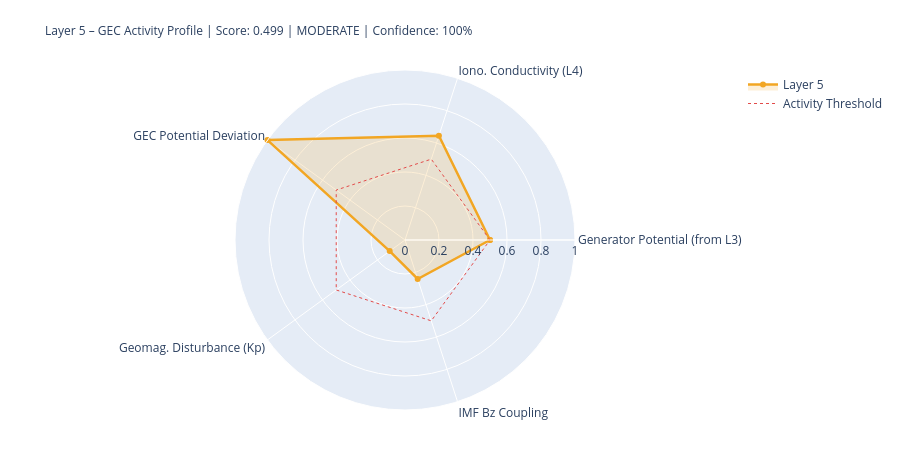

Source (notebook cell):
### Markdown cell above
---
## 5. State Assessment & Handoff to Layer 6

### Code cell
# ============================================================
# LAYER-5-SCORE
# ============================================================

# Components
# 1) Generator activity (Layer-3-driven)
gen_score = norm(generator_strength, 0.3, 2.0)
gen_src   = 'from_layer3' if l3_thunder_score is not None else 'estimated'

# 2) Ionospheric conductivity (Layer-4-driven)
iono_score = norm(iono_cond_factor, 0.7, 1.4)
iono_src   = 'from_layer4' if l4_ioniz is not None else 'estimated'

# 3) GEC potential deviation from reference
pot_score = norm(abs(delta_V_pct), 0, 30)  # 0 = at reference, 1 = 30% deviation
pot_src   = 'derived'

# 4) Geomagnetic disturbance (Kp) – modulates vertical currents
kp_score = norm(kp_val, 0, 9)
kp_src   = 'primary' if kp_now is not None else 'from_layer4'

# 5) IMF Bz coupling (southward = stronger M-I coupling → GEC influence)
bz_score = norm(-(bz_now or 0), -5, 30) if bz_now is not None else None
bz_src   = 'primary' if bz_now is not None else 'missing'

COMPONENTS = {
    'Generator Potential (from L3)':  {'score': gen_score,   'source': 'derived_from_layer3', 'dynamic': True},
    'Iono. Conductivity (L4)':      {'score': iono_score,  'source': iono_src, 'dynamic': True},
    'GEC Potential Deviation':      {'score': pot_score,   'source': pot_src,  'dynamic': True},
    'Geomag. Disturbance (Kp)':         {'score': kp_score,    'source': kp_src,   'dynamic': True},
    'IMF Bz Coupling':               {'score': bz_score,    'source': bz_src,   'dynamic': True},
}

available   = {k: v['score'] for k, v in COMPONENTS.items() if v['score'] is not None}
unavailable = [k for k, v in COMPONENTS.items() if v['score'] is None]
layer5_score = round(sum(available.values()) / len(available), 4) if available else None
confidence   = round(len(available) / len(COMPONENTS), 2)
level = ('unknown' if layer5_score is None
         else 'quiet'   if layer5_score < 0.3
         else 'moderate' if layer5_score < 0.6
         else 'active')
dominant_l5 = max(available, key=available.get) if available else 'none'

# Kp consistency: separate 1-min raw value from score value
kp_1m_raw   = kp_now          # directly from API (can be 0.0 during live measurement)
kp_for_score = kp_val          # from Layer-0 context or estimated value if needed
kp_score_src = kp_src

W = 68
print('=' * W)
print('LAYER 5 – GLOBAL ELECTRIC CIRCUIT – STATE ASSESSMENT')
print('=' * W)
for name, comp in COMPONENTS.items():
    s = comp['score']
    if s is not None:
        bar = '█' * int(s*20) + '░' * (20-int(s*20))
        print(f'  {name:<34} {bar}  {s:.3f}  [{comp["source"]}]')
    else:
        print(f'  {name:<34} {"─"*20}  n/a   [missing]')
print('-' * W)
print(f'  Score:         {layer5_score:.3f}  ({len(available)}/{len(COMPONENTS)} components)')
print(f'  Confidence:    {confidence:.0%}')
print(f'  Level:         {level.upper()}')
print(f'  Dominant:      {dominant_l5}')
print(f'  V_iono:        {V_iono_mod:.1f} kV  (Δ {delta_V_pct:+.1f}% vs. Ref)')
print(f'  I_total:       {I_total_mod:.1f} A   (Δ {delta_I_pct:+.1f}% vs. Ref)')
print('=' * W)

# Radar
cats   = list(available.keys())
vals_r = list(available.values())
if len(cats) >= 3:
    fig = go.Figure()
    fig.add_trace(go.Scatterpolar(
        r=vals_r + [vals_r[0]], theta=cats + [cats[0]],
        fill='toself', fillcolor='rgba(242,166,35,0.18)',
        line=dict(color='#F2A623', width=2.5), name='Layer 5'
    ))
    fig.add_trace(go.Scatterpolar(
        r=[0.5]*(len(cats)+1), theta=cats+[cats[0]],
        line=dict(color='#E24B4A', dash='dot', width=1),
        mode='lines', name='Activity Threshold'
    ))
    fig.update_layout(
        title=dict(
            text=f'Layer 5 – GEC Activity Profile | Score: {layer5_score:.3f} | {level.upper()} | Confidence: {confidence:.0%}',
            font=dict(size=12)
        ),
        polar=dict(radialaxis=dict(visible=True, range=[0,1])),
        height=450, showlegend=True,
        margin=dict(l=80, r=80, t=70, b=40)
    )
    fig.show()

### Figure 1 — Plotly figure (JSON) as saved in the notebook; plotly's stock layout.template omitted (floating-point values rounded to 4 significant figures)
{"data": [{"fill": "toself", "fillcolor": "rgba(242,166,35,0.18)", "line": {"color": "#F2A623", "width": 2.5}, "name": "Layer 5", "r": [0.5, 0.6454, 1.0, 0.1111, 0.2411, 0.5], "theta": ["Generator Potential (from L3)", "Iono. Conductivity (L4)", "GEC Potential Deviation", "Geomag. Disturbance (Kp)", "IMF Bz Coupling", "Generator Potential (from L3)"], "type": "scatterpolar"}, {"line": {"color": "#E24B4A", "dash": "dot", "width": 1}, "mode": "lines", "name": "Activity Threshold", "r": [0.5, 0.5, 0.5, 0.5, 0.5, 0.5], "theta": ["Generator Potential (from L3)", "Iono. Conductivity (L4)", "GEC Potential Deviation", "Geomag. Disturbance (Kp)", "IMF Bz Coupling", "Generator Potential (from L3)"], "type": "scatterpolar"}], "layout": {"height": 450, "margin": {"b": 40, "l": 80, "r": 80, "t": 70}, "polar": {"radialaxis": {"range": [0, 1], "visible": true}}, "showlegend": true, "title": {"font": {"size": 12}, "text": "Layer 5 – GEC Activity Profile | Score: 0.499 | MODERATE | Confidence: 100%"}}}
